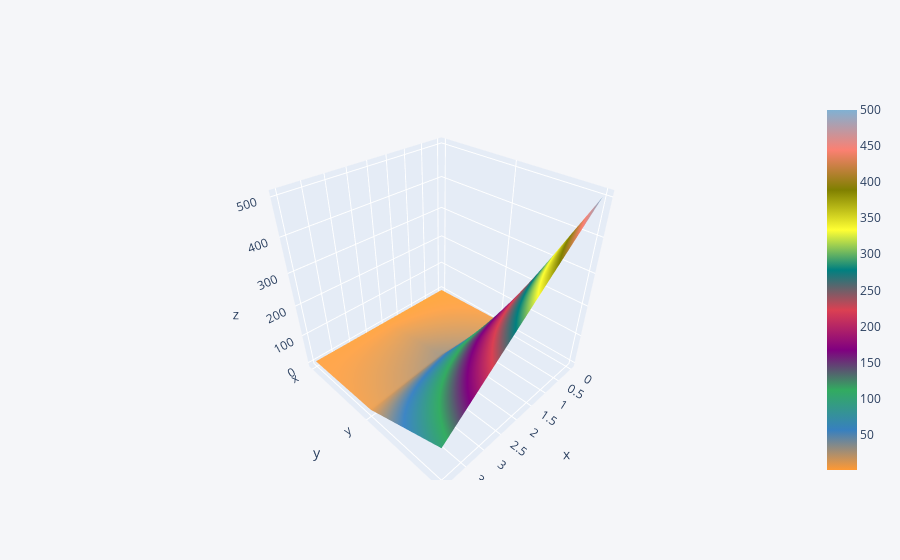

This figure's notebook cell:
### Code cell
df3.iplot(kind = 'surface')

### Figure 1 — Plotly figure (JSON) as saved in the notebook; plotly's stock layout.template omitted (floating-point values rounded to 4 significant figures)
{"data": [{"colorscale": [[0, "rgb(255, 153, 51)"], [0.1111, "rgb(55, 128, 191)"], [0.2222, "rgb(50, 171, 96)"], [0.3333, "rgb(128, 0, 128)"], [0.4444, "rgb(219, 64, 82)"], [0.5556, "rgb(0, 128, 128)"], [0.6667, "rgb(255, 255, 51)"], [0.7778, "rgb(128, 128, 0)"], [0.8889, "rgb(251, 128, 114)"], [1, "rgb(128, 177, 211)"]], "type": "surface", "x": [0, 1, 2, 3, 4], "y": ["x", "y", "z"], "z": [[1, 2, 3, 4, 5], [10, 20, 30, 20, 10], [500, 400, 300, 200, 100]]}], "layout": {"legend": {"bgcolor": "#F5F6F9", "font": {"color": "#4D5663"}}, "paper_bgcolor": "#F5F6F9", "plot_bgcolor": "#F5F6F9", "title": {"font": {"color": "#4D5663"}}, "xaxis": {"gridcolor": "#E1E5ED", "showgrid": true, "tickfont": {"color": "#4D5663"}, "title": {"font": {"color": "#4D5663"}, "text": ""}, "zerolinecolor": "#E1E5ED"}, "yaxis": {"gridcolor": "#E1E5ED", "showgrid": true, "tickfont": {"color": "#4D5663"}, "title": {"font": {"color": "#4D5663"}, "text": ""}, "zerolinecolor": "#E1E5ED"}}}
